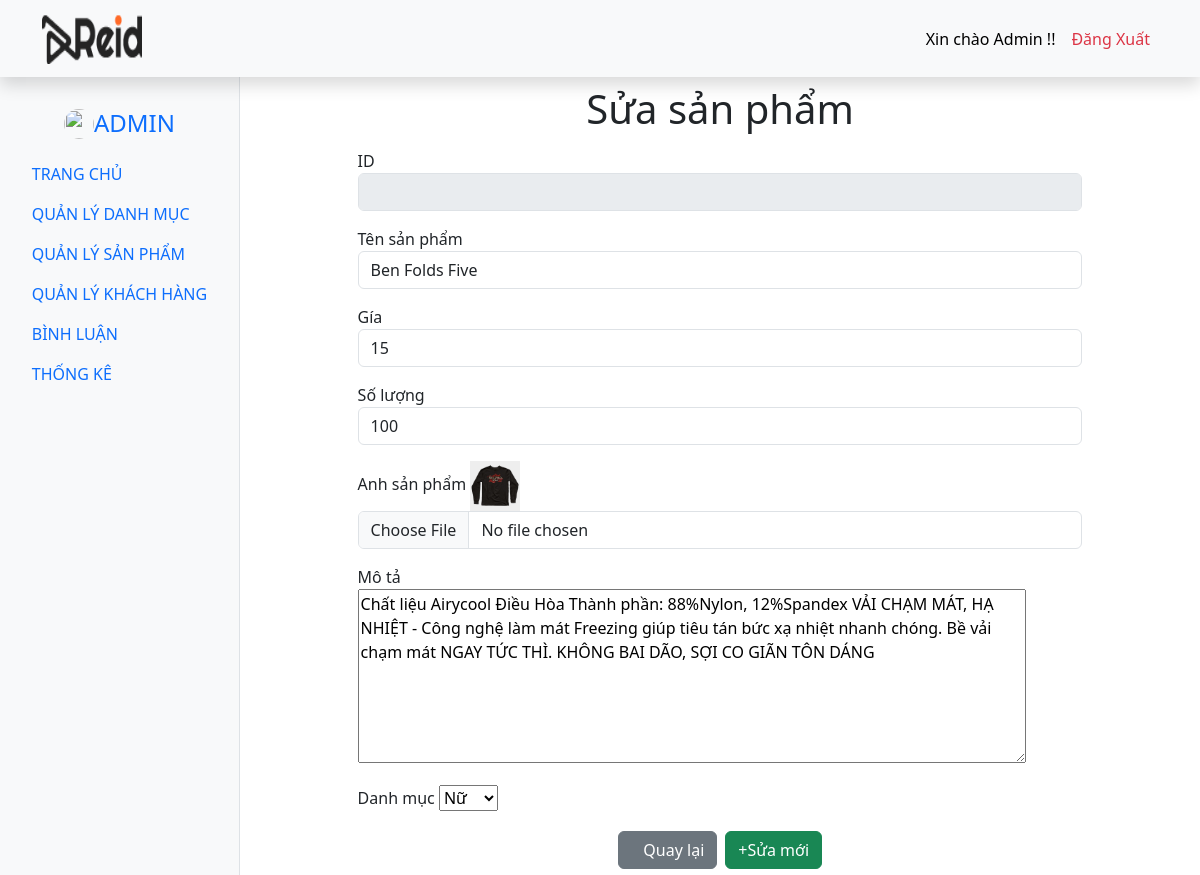
The page /admin/index.php?act=suasp&id=25 on the database its author committed.
### tables this page shows
CREATE TABLE `products` (
  `product_id` int(11) NOT NULL,
  `product_name` varchar(255) NOT NULL,
  `price` float NOT NULL,
  `image` varchar(50) NOT NULL,
  `description` varchar(255) NOT NULL,
  `quantity` int(11) NOT NULL,
  `cate_id` int(11) NOT NULL,
  `luotxem` int(11) DEFAULT NULL
);

### model/pdo.php (called while the page is built, shortened)
<?php
function pdo_get_connection()
{
    $servername = "mysql:host=localhost;dbname=duan1;charset=utf8";
    $username = "root";
    $password = "";
    $conn = new PDO($servername, $username, $password);
    $conn->setAttribute(PDO::ATTR_ERRMODE, PDO::ERRMODE_EXCEPTION);
    return $conn;
}
function pdo_query($sql)
{
    $sql_args = array_slice(func_get_args(), 1);
    try {
        $conn = pdo_get_connection();
        $stmt = $conn->prepare($sql);
        $stmt->execute($sql_args);
        $rows = $stmt->fetchAll();
        return $rows;
    } catch (PDOException $e) {
        throw $e;
    } finally {
        unset($conn);
    }
}
function pdo_query_one($sql)
{
    $sql_args = array_slice(func_get_args(), 1);
    try {
        $conn = pdo_get_connection();
        $stmt = $conn->prepare($sql);
        $stmt->execute($sql_args);
        $row = $stmt->fetch(PDO::FETCH_ASSOC);
        return $row;
    } catch (PDOException $e) {
        throw $e;
    } finally {
        unset($conn);
    }
}

### model/sanpham.php (called while the page is built, shortened)
<?php
function loadsanphamid(){
    $sql="SELECT * FROM `products` WHERE product_id=".$_GET['id'];
    $sp=pdo_query_one($sql);
    return $sp;
}
?>

### model/danhmuc.php (called while the page is built, shortened)
<?php
function listdm(){
    $sql="SELECT * FROM `categories` WHERE 1";
    $listdm=pdo_query($sql);
    return $listdm;
}
?>

### admin/sanpham/update.php (the view, shortened to what this page needs)
<div class="container pt-2" style="width: 80%">
<?php
 if(is_array($sp)){
  extract($sp);
}
?>
            <h1 class="d-flex justify-content-center ">Sửa sản phẩm</h1>
            <div class="container " style="width: 80%">
                <form action="index.php?act=updatesp" method="post" enctype="multipart/form-data">
                  <div class="mt-3">
                    <span class="form-label">ID</span>
                    <input type="text" class="form-control" disabled />
                  </div>
                  <div class="mt-3">
                    <span class="form-label">Tên sản phẩm</span>
                    <input type="text" class="form-control" name="ten" value="<?=$product_name?>" />
                  </div>
                  <div class="mt-3">
                    <span class="form-label">Gía</span>
                    <input type="text" class="form-control" name="gia" value="<?=$price?>"/>
                  </div>
                  <div class="mt-3">
                    <span class="form-label">Số lượng</span>
                    <input type="text" class="form-control" name="soluong" value="<?=$quantity?>"/>
                  </div>
                  <div class="mt-3">
                    <span class="form-label">Anh sản phẩm</span>
                    <img src="../image/<?=$image?>" alt="" width="50px" height="50px">
                    <input type="file" class="form-control" name="anh"/>
                  </div>
                  <div class="mt-3">
                    <span class="form-label">Mô tả</span><br>
                   <textarea  name="mota" id="myTextarea" rows="7" cols="70"  ><?=$description?></textarea>
                  </div>
                  <div class="mt-3">
                    <span class="form-label">Danh mục</span>
                   <select name="danhmuc" id="">
                  <?php
                   foreach($listdm as $item){
                       extract($item);
                       if($cate_id=$cate_id) $s="selected"; else $s="";
                       echo ' <option value="'.$cate_id.'" '.$s.'>'.$cate_name.'</option>';
                   ?>
                    <?php }?>
                   </select>
                  </div>
                  <div class="mt-3 d-flex justify-content-center">
                      <button type="submit" class="btn btn-secondary m-1 "><i class="fa-solid fa-arrow-left"></i><a href="index.php?act=listsp" style="color:white; text-decoration: none;">Quay lại</a></button>
                      <button type="submit" name="sumbit" class="btn btn-success m-1 " ><i class="fa-solid fa-plus"></i>Sửa mới</button>
                  </div>
                </form>
              </div>
            </div>
          </div>

### rows shown on the page
products: ten "Ben Folds Five", gia "15", soluong "100", image (picture), mota "Chất liệu Airycool Điều Hòa Thành phần: 88%Nylon, 12%Spandex VẢI CHẠM MÁT, HẠ NHIỆT - Công nghệ làm mát Freezing giúp tiêu tán bức xạ nhiệt nhanh chóng. Bề vải chạm mát NGAY TỨC THÌ. KHÔNG BAI DÃO, SỢI CO GIÃN TÔN DÁNG"

### other values the page prints
form field danhmuc "Nữ"
